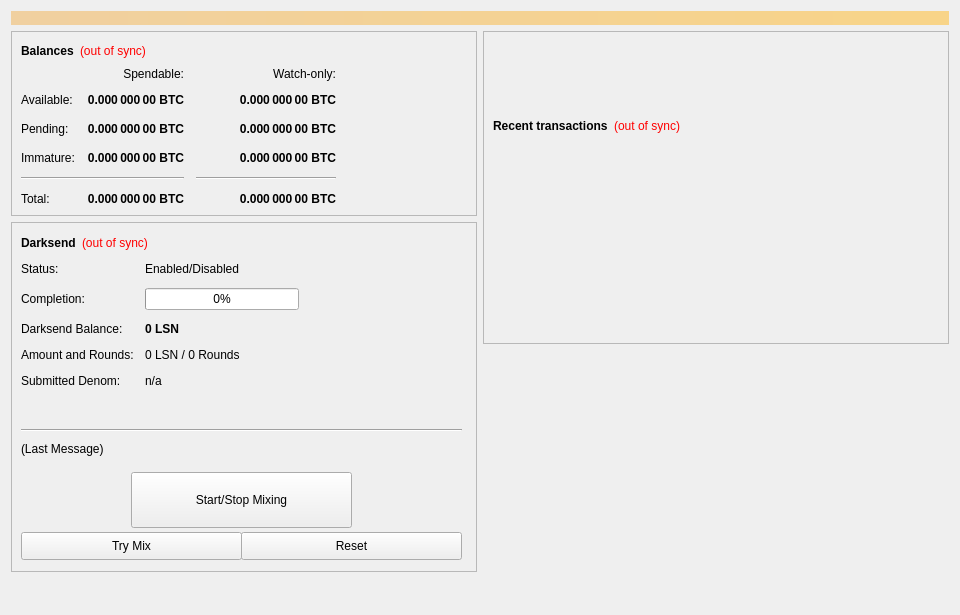
<?xml version="1.0" encoding="UTF-8"?>
<ui version="4.0">
 <class>OverviewPage</class>
 <widget class="QWidget" name="OverviewPage">
  <property name="geometry">
   <rect>
    <x>0</x>
    <y>0</y>
    <width>960</width>
    <height>615</height>
   </rect>
  </property>
  <property name="minimumSize">
   <size>
    <width>960</width>
    <height>0</height>
   </size>
  </property>
  <property name="windowTitle">
   <string>Form</string>
  </property>
  <layout class="QVBoxLayout" name="topLayout">
   <item>
    <widget class="QLabel" name="labelAlerts">
     <property name="visible">
      <bool>false</bool>
     </property>
     <property name="styleSheet">
      <string notr="true">background-color: qlineargradient(x1: 0, y1: 0, x2: 1, y2: 0, stop:0 #F0D0A0, stop:1 #F8D488); color:#000000;</string>
     </property>
     <property name="wordWrap">
      <bool>true</bool>
     </property>
     <property name="margin">
      <number>3</number>
     </property>
    </widget>
   </item>
   <item>
    <layout class="QHBoxLayout" name="horizontalLayout" stretch="1,1">
     <item>
      <layout class="QVBoxLayout" name="verticalLayout_2">
       <item>
        <widget class="QFrame" name="frame">
         <property name="frameShape">
          <enum>QFrame::StyledPanel</enum>
         </property>
         <property name="frameShadow">
          <enum>QFrame::Raised</enum>
         </property>
         <layout class="QVBoxLayout" name="verticalLayout_4">
          <item>
           <layout class="QHBoxLayout" name="horizontalLayout_4">
            <item>
             <widget class="QLabel" name="label_5">
              <property name="font">
               <font>
                <weight>75</weight>
                <bold>true</bold>
               </font>
              </property>
              <property name="text">
               <string>Balances</string>
              </property>
             </widget>
            </item>
            <item>
             <widget class="QLabel" name="labelWalletStatus">
              <property name="cursor">
               <cursorShape>WhatsThisCursor</cursorShape>
              </property>
              <property name="toolTip">
               <string>The displayed information may be out of date. Your wallet automatically synchronizes with the LSN network after a connection is established, but this process has not completed yet.</string>
              </property>
              <property name="styleSheet">
               <string notr="true">QLabel { color: red; }</string>
              </property>
              <property name="text">
               <string notr="true">(out of sync)</string>
              </property>
              <property name="alignment">
               <set>Qt::AlignLeading|Qt::AlignLeft|Qt::AlignVCenter</set>
              </property>
             </widget>
            </item>
            <item>
             <spacer name="horizontalSpacer_3">
              <property name="orientation">
               <enum>Qt::Horizontal</enum>
              </property>
              <property name="sizeHint" stdset="0">
               <size>
                <width>40</width>
                <height>20</height>
               </size>
              </property>
             </spacer>
            </item>
           </layout>
          </item>
          <item>
           <layout class="QGridLayout" name="gridLayout">
            <property name="spacing">
             <number>12</number>
            </property>
            <item row="2" column="2">
             <widget class="QLabel" name="labelWatchPending">
              <property name="font">
               <font>
                <weight>75</weight>
                <bold>true</bold>
               </font>
              </property>
              <property name="cursor">
               <cursorShape>IBeamCursor</cursorShape>
              </property>
              <property name="toolTip">
               <string>Unconfirmed transactions to watch-only addresses</string>
              </property>
              <property name="text">
               <string notr="true">0.000 000 00 BTC</string>
              </property>
              <property name="alignment">
               <set>Qt::AlignRight|Qt::AlignTrailing|Qt::AlignVCenter</set>
              </property>
              <property name="textInteractionFlags">
               <set>Qt::LinksAccessibleByMouse|Qt::TextSelectableByKeyboard|Qt::TextSelectableByMouse</set>
              </property>
             </widget>
            </item>
            <item row="2" column="1">
             <widget class="QLabel" name="labelUnconfirmed">
              <property name="font">
               <font>
                <weight>75</weight>
                <bold>true</bold>
               </font>
              </property>
              <property name="cursor">
               <cursorShape>IBeamCursor</cursorShape>
              </property>
              <property name="toolTip">
               <string>Total of transactions that have yet to be confirmed, and do not yet count toward the spendable balance</string>
              </property>
              <property name="text">
               <string notr="true">0.000 000 00 BTC</string>
              </property>
              <property name="alignment">
               <set>Qt::AlignRight|Qt::AlignTrailing|Qt::AlignVCenter</set>
              </property>
              <property name="textInteractionFlags">
               <set>Qt::LinksAccessibleByMouse|Qt::TextSelectableByKeyboard|Qt::TextSelectableByMouse</set>
              </property>
             </widget>
            </item>
            <item row="3" column="2">
             <widget class="QLabel" name="labelWatchImmature">
              <property name="font">
               <font>
                <weight>75</weight>
                <bold>true</bold>
               </font>
              </property>
              <property name="cursor">
               <cursorShape>IBeamCursor</cursorShape>
              </property>
              <property name="toolTip">
               <string>Staked or masternode rewards in watch-only addresses that has not yet matured</string>
              </property>
              <property name="text">
               <string notr="true">0.000 000 00 BTC</string>
              </property>
              <property name="alignment">
               <set>Qt::AlignRight|Qt::AlignTrailing|Qt::AlignVCenter</set>
              </property>
              <property name="textInteractionFlags">
               <set>Qt::LinksAccessibleByMouse|Qt::TextSelectableByKeyboard|Qt::TextSelectableByMouse</set>
              </property>
             </widget>
            </item>
            <item row="4" column="0" colspan="2">
             <widget class="Line" name="lineSpendableBalance">
              <property name="orientation">
               <enum>Qt::Horizontal</enum>
              </property>
             </widget>
            </item>
            <item row="4" column="2">
             <widget class="Line" name="lineWatchBalance">
              <property name="sizePolicy">
               <sizepolicy hsizetype="Preferred" vsizetype="Fixed">
                <horstretch>0</horstretch>
                <verstretch>0</verstretch>
               </sizepolicy>
              </property>
              <property name="minimumSize">
               <size>
                <width>140</width>
                <height>0</height>
               </size>
              </property>
              <property name="orientation">
               <enum>Qt::Horizontal</enum>
              </property>
             </widget>
            </item>
            <item row="5" column="0">
             <widget class="QLabel" name="labelTotalText">
              <property name="text">
               <string>Total:</string>
              </property>
             </widget>
            </item>
            <item row="3" column="1">
             <widget class="QLabel" name="labelImmature">
              <property name="font">
               <font>
                <weight>75</weight>
                <bold>true</bold>
               </font>
              </property>
              <property name="cursor">
               <cursorShape>IBeamCursor</cursorShape>
              </property>
              <property name="toolTip">
               <string>Staked or masternode rewards that has not yet matured</string>
              </property>
              <property name="text">
               <string notr="true">0.000 000 00 BTC</string>
              </property>
              <property name="alignment">
               <set>Qt::AlignRight|Qt::AlignTrailing|Qt::AlignVCenter</set>
              </property>
              <property name="textInteractionFlags">
               <set>Qt::LinksAccessibleByMouse|Qt::TextSelectableByKeyboard|Qt::TextSelectableByMouse</set>
              </property>
             </widget>
            </item>
            <item row="2" column="3">
             <spacer name="horizontalSpacer_2">
              <property name="orientation">
               <enum>Qt::Horizontal</enum>
              </property>
              <property name="sizeHint" stdset="0">
               <size>
                <width>40</width>
                <height>20</height>
               </size>
              </property>
             </spacer>
            </item>
            <item row="3" column="0">
             <widget class="QLabel" name="labelImmatureText">
              <property name="text">
               <string>Immature:</string>
              </property>
             </widget>
            </item>
            <item row="5" column="1">
             <widget class="QLabel" name="labelTotal">
              <property name="font">
               <font>
                <weight>75</weight>
                <bold>true</bold>
               </font>
              </property>
              <property name="cursor">
               <cursorShape>IBeamCursor</cursorShape>
              </property>
              <property name="toolTip">
               <string>Your current total balance</string>
              </property>
              <property name="text">
               <string notr="true">0.000 000 00 BTC</string>
              </property>
              <property name="alignment">
               <set>Qt::AlignRight|Qt::AlignTrailing|Qt::AlignVCenter</set>
              </property>
              <property name="textInteractionFlags">
               <set>Qt::LinksAccessibleByMouse|Qt::TextSelectableByKeyboard|Qt::TextSelectableByMouse</set>
              </property>
             </widget>
            </item>
            <item row="5" column="2">
             <widget class="QLabel" name="labelWatchTotal">
              <property name="font">
               <font>
                <weight>75</weight>
                <bold>true</bold>
               </font>
              </property>
              <property name="cursor">
               <cursorShape>IBeamCursor</cursorShape>
              </property>
              <property name="toolTip">
               <string>Current total balance in watch-only addresses</string>
              </property>
              <property name="text">
               <string notr="true">0.000 000 00 BTC</string>
              </property>
              <property name="alignment">
               <set>Qt::AlignRight|Qt::AlignTrailing|Qt::AlignVCenter</set>
              </property>
              <property name="textInteractionFlags">
               <set>Qt::LinksAccessibleByMouse|Qt::TextSelectableByKeyboard|Qt::TextSelectableByMouse</set>
              </property>
             </widget>
            </item>
            <item row="0" column="2">
             <widget class="QLabel" name="labelWatchonly">
              <property name="text">
               <string>Watch-only:</string>
              </property>
              <property name="alignment">
               <set>Qt::AlignRight|Qt::AlignTrailing|Qt::AlignVCenter</set>
              </property>
             </widget>
            </item>
            <item row="1" column="0">
             <widget class="QLabel" name="labelBalanceText">
              <property name="text">
               <string>Available:</string>
              </property>
             </widget>
            </item>
            <item row="1" column="1">
             <widget class="QLabel" name="labelBalance">
              <property name="font">
               <font>
                <weight>75</weight>
                <bold>true</bold>
               </font>
              </property>
              <property name="cursor">
               <cursorShape>IBeamCursor</cursorShape>
              </property>
              <property name="toolTip">
               <string>Your current spendable balance</string>
              </property>
              <property name="text">
               <string notr="true">0.000 000 00 BTC</string>
              </property>
              <property name="alignment">
               <set>Qt::AlignRight|Qt::AlignTrailing|Qt::AlignVCenter</set>
              </property>
              <property name="textInteractionFlags">
               <set>Qt::LinksAccessibleByMouse|Qt::TextSelectableByKeyboard|Qt::TextSelectableByMouse</set>
              </property>
             </widget>
            </item>
            <item row="1" column="2">
             <widget class="QLabel" name="labelWatchAvailable">
              <property name="font">
               <font>
                <weight>75</weight>
                <bold>true</bold>
               </font>
              </property>
              <property name="cursor">
               <cursorShape>IBeamCursor</cursorShape>
              </property>
              <property name="toolTip">
               <string>Your current balance in watch-only addresses</string>
              </property>
              <property name="text">
               <string notr="true">0.000 000 00 BTC</string>
              </property>
              <property name="alignment">
               <set>Qt::AlignRight|Qt::AlignTrailing|Qt::AlignVCenter</set>
              </property>
              <property name="textInteractionFlags">
               <set>Qt::LinksAccessibleByMouse|Qt::TextSelectableByKeyboard|Qt::TextSelectableByMouse</set>
              </property>
             </widget>
            </item>
            <item row="2" column="0">
             <widget class="QLabel" name="labelPendingText">
              <property name="text">
               <string>Pending:</string>
              </property>
             </widget>
            </item>
            <item row="0" column="1">
             <widget class="QLabel" name="labelSpendable">
              <property name="text">
               <string>Spendable:</string>
              </property>
              <property name="alignment">
               <set>Qt::AlignRight|Qt::AlignTrailing|Qt::AlignVCenter</set>
              </property>
             </widget>
            </item>
           </layout>
          </item>
         </layout>
        </widget>
       </item>
       <item>
        <widget class="QFrame" name="frameDarksend">
         <property name="minimumSize">
          <size>
           <width>0</width>
           <height>350</height>
          </size>
         </property>
         <property name="layoutDirection">
          <enum>Qt::LeftToRight</enum>
         </property>
         <property name="frameShape">
          <enum>QFrame::StyledPanel</enum>
         </property>
         <property name="frameShadow">
          <enum>QFrame::Raised</enum>
         </property>
         <widget class="QWidget" name="formLayoutWidget">
          <property name="geometry">
           <rect>
            <x>10</x>
            <y>40</y>
            <width>451</width>
            <height>161</height>
           </rect>
          </property>
          <layout class="QFormLayout" name="formLayout">
           <property name="fieldGrowthPolicy">
            <enum>QFormLayout::AllNonFixedFieldsGrow</enum>
           </property>
           <property name="horizontalSpacing">
            <number>11</number>
           </property>
           <property name="verticalSpacing">
            <number>12</number>
           </property>
           <item row="0" column="0">
            <widget class="QLabel" name="label_6">
             <property name="text">
              <string>Status:</string>
             </property>
            </widget>
           </item>
           <item row="1" column="0">
            <widget class="QLabel" name="label_7">
             <property name="text">
              <string>Completion:</string>
             </property>
            </widget>
           </item>
           <item row="1" column="1">
            <widget class="QProgressBar" name="DarksendProgress">
             <property name="maximumSize">
              <size>
               <width>154</width>
               <height>16777215</height>
              </size>
             </property>
             <property name="value">
              <number>0</number>
             </property>
            </widget>
           </item>
           <item row="2" column="0">
            <widget class="QLabel" name="labelAnonymizedText">
             <property name="text">
              <string>Darksend Balance:</string>
             </property>
            </widget>
           </item>
           <item row="2" column="1">
            <widget class="QLabel" name="labelAnonymized">
             <property name="font">
              <font>
               <weight>75</weight>
               <bold>true</bold>
              </font>
             </property>
             <property name="text">
              <string notr="true">0 LSN</string>
             </property>
            </widget>
           </item>
           <item row="3" column="0">
            <widget class="QLabel" name="label_8">
             <property name="text">
              <string>Amount and Rounds:</string>
             </property>
            </widget>
           </item>
           <item row="3" column="1">
            <widget class="QLabel" name="labelAmountRounds">
             <property name="text">
              <string>0 LSN / 0 Rounds</string>
             </property>
            </widget>
           </item>
           <item row="4" column="0">
            <widget class="QLabel" name="label_9">
             <property name="text">
              <string>Submitted Denom:</string>
             </property>
            </widget>
           </item>
           <item row="4" column="1">
            <widget class="QLabel" name="labelSubmittedDenom">
             <property name="toolTip">
              <string>The denominations you submitted to the Masternode.&lt;br&gt;To mix, other users must submit the exact same denominations.</string>
             </property>
             <property name="text">
              <string>n/a</string>
             </property>
            </widget>
           </item>
           <item row="0" column="1">
            <widget class="QLabel" name="DarksendEnabled">
             <property name="text">
              <string>Enabled/Disabled</string>
             </property>
            </widget>
           </item>
          </layout>
         </widget>
         <widget class="QPushButton" name="runAutoDenom">
          <property name="geometry">
           <rect>
            <x>251</x>
            <y>17</y>
            <width>1</width>
            <height>1</height>
           </rect>
          </property>
          <property name="palette">
           <palette>
            <active>
             <colorrole role="WindowText">
              <brush brushstyle="SolidPattern">
               <color alpha="255">
                <red>0</red>
                <green>0</green>
                <blue>0</blue>
               </color>
              </brush>
             </colorrole>
             <colorrole role="Button">
              <brush brushstyle="SolidPattern">
               <color alpha="255">
                <red>239</red>
                <green>238</green>
                <blue>238</blue>
               </color>
              </brush>
             </colorrole>
             <colorrole role="Light">
              <brush brushstyle="SolidPattern">
               <color alpha="255">
                <red>255</red>
                <green>255</green>
                <blue>255</blue>
               </color>
              </brush>
             </colorrole>
             <colorrole role="Midlight">
              <brush brushstyle="SolidPattern">
               <color alpha="255">
                <red>247</red>
                <green>246</green>
                <blue>246</blue>
               </color>
              </brush>
             </colorrole>
             <colorrole role="Dark">
              <brush brushstyle="SolidPattern">
               <color alpha="255">
                <red>119</red>
                <green>119</green>
                <blue>119</blue>
               </color>
              </brush>
             </colorrole>
             <colorrole role="Mid">
              <brush brushstyle="SolidPattern">
               <color alpha="255">
                <red>159</red>
                <green>159</green>
                <blue>159</blue>
               </color>
              </brush>
             </colorrole>
             <colorrole role="Text">
              <brush brushstyle="SolidPattern">
               <color alpha="255">
                <red>0</red>
                <green>0</green>
                <blue>0</blue>
               </color>
              </brush>
             </colorrole>
             <colorrole role="BrightText">
              <brush brushstyle="SolidPattern">
               <color alpha="255">
                <red>255</red>
                <green>255</green>
                <blue>255</blue>
               </color>
              </brush>
             </colorrole>
             <colorrole role="ButtonText">
              <brush brushstyle="SolidPattern">
               <color alpha="255">
                <red>0</red>
                <green>0</green>
                <blue>0</blue>
               </color>
              </brush>
             </colorrole>
             <colorrole role="Base">
              <brush brushstyle="SolidPattern">
               <color alpha="255">
                <red>255</red>
                <green>255</green>
                <blue>255</blue>
               </color>
              </brush>
             </colorrole>
             <colorrole role="Window">
              <brush brushstyle="SolidPattern">
               <color alpha="255">
                <red>239</red>
                <green>238</green>
                <blue>238</blue>
               </color>
              </brush>
             </colorrole>
             <colorrole role="Shadow">
              <brush brushstyle="SolidPattern">
               <color alpha="255">
                <red>0</red>
                <green>0</green>
                <blue>0</blue>
               </color>
              </brush>
             </colorrole>
             <colorrole role="AlternateBase">
              <brush brushstyle="SolidPattern">
               <color alpha="255">
                <red>247</red>
                <green>246</green>
                <blue>246</blue>
               </color>
              </brush>
             </colorrole>
             <colorrole role="ToolTipBase">
              <brush brushstyle="SolidPattern">
               <color alpha="255">
                <red>255</red>
                <green>255</green>
                <blue>220</blue>
               </color>
              </brush>
             </colorrole>
             <colorrole role="ToolTipText">
              <brush brushstyle="SolidPattern">
               <color alpha="255">
                <red>0</red>
                <green>0</green>
                <blue>0</blue>
               </color>
              </brush>
             </colorrole>
            </active>
            <inactive>
             <colorrole role="WindowText">
              <brush brushstyle="SolidPattern">
               <color alpha="255">
                <red>0</red>
                <green>0</green>
                <blue>0</blue>
               </color>
              </brush>
             </colorrole>
             <colorrole role="Button">
              <brush brushstyle="SolidPattern">
               <color alpha="255">
                <red>239</red>
                <green>238</green>
                <blue>238</blue>
               </color>
              </brush>
             </colorrole>
             <colorrole role="Light">
              <brush brushstyle="SolidPattern">
               <color alpha="255">
                <red>255</red>
                <green>255</green>
                <blue>255</blue>
               </color>
              </brush>
             </colorrole>
             <colorrole role="Midlight">
              <brush brushstyle="SolidPattern">
               <color alpha="255">
                <red>247</red>
                <green>246</green>
                <blue>246</blue>
               </color>
              </brush>
             </colorrole>
             <colorrole role="Dark">
              <brush brushstyle="SolidPattern">
               <color alpha="255">
                <red>119</red>
                <green>119</green>
                <blue>119</blue>
               </color>
              </brush>
             </colorrole>
             <colorrole role="Mid">
              <brush brushstyle="SolidPattern">
               <color alpha="255">
                <red>159</red>
                <green>159</green>
                <blue>159</blue>
               </color>
              </brush>
             </colorrole>
             <colorrole role="Text">
              <brush brushstyle="SolidPattern">
               <color alpha="255">
                <red>0</red>
                <green>0</green>
                <blue>0</blue>
               </color>
              </brush>
             </colorrole>
             <colorrole role="BrightText">
              <brush brushstyle="SolidPattern">
               <color alpha="255">
                <red>255</red>
                <green>255</green>
                <blue>255</blue>
               </color>
              </brush>
             </colorrole>
             <colorrole role="ButtonText">
              <brush brushstyle="SolidPattern">
               <color alpha="255">
                <red>0</red>
                <green>0</green>
                <blue>0</blue>
               </color>
              </brush>
             </colorrole>
             <colorrole role="Base">
              <brush brushstyle="SolidPattern">
               <color alpha="255">
                <red>255</red>
                <green>255</green>
                <blue>255</blue>
               </color>
              </brush>
             </colorrole>
             <colorrole role="Window">
              <brush brushstyle="SolidPattern">
               <color alpha="255">
                <red>239</red>
                <green>238</green>
                <blue>238</blue>
               </color>
              </brush>
             </colorrole>
             <colorrole role="Shadow">
              <brush brushstyle="SolidPattern">
               <color alpha="255">
                <red>0</red>
                <green>0</green>
                <blue>0</blue>
               </color>
              </brush>
             </colorrole>
             <colorrole role="AlternateBase">
              <brush brushstyle="SolidPattern">
               <color alpha="255">
                <red>247</red>
                <green>246</green>
                <blue>246</blue>
               </color>
              </brush>
             </colorrole>
             <colorrole role="ToolTipBase">
              <brush brushstyle="SolidPattern">
               <color alpha="255">
                <red>255</red>
                <green>255</green>
                <blue>220</blue>
               </color>
              </brush>
             </colorrole>
             <colorrole role="ToolTipText">
              <brush brushstyle="SolidPattern">
               <color alpha="255">
                <red>0</red>
                <green>0</green>
                <blue>0</blue>
               </color>
              </brush>
             </colorrole>
            </inactive>
            <disabled>
             <colorrole role="WindowText">
              <brush brushstyle="SolidPattern">
               <color alpha="255">
                <red>119</red>
                <green>119</green>
                <blue>119</blue>
               </color>
              </brush>
             </colorrole>
             <colorrole role="Button">
              <brush brushstyle="SolidPattern">
               <color alpha="255">
                <red>239</red>
                <green>238</green>
                <blue>238</blue>
               </color>
              </brush>
             </colorrole>
             <colorrole role="Light">
              <brush brushstyle="SolidPattern">
               <color alpha="255">
                <red>255</red>
                <green>255</green>
                <blue>255</blue>
               </color>
              </brush>
             </colorrole>
             <colorrole role="Midlight">
              <brush brushstyle="SolidPattern">
               <color alpha="255">
                <red>247</red>
                <green>246</green>
                <blue>246</blue>
               </color>
              </brush>
             </colorrole>
             <colorrole role="Dark">
              <brush brushstyle="SolidPattern">
               <color alpha="255">
                <red>119</red>
                <green>119</green>
                <blue>119</blue>
               </color>
              </brush>
             </colorrole>
             <colorrole role="Mid">
              <brush brushstyle="SolidPattern">
               <color alpha="255">
                <red>159</red>
                <green>159</green>
                <blue>159</blue>
               </color>
              </brush>
             </colorrole>
             <colorrole role="Text">
              <brush brushstyle="SolidPattern">
               <color alpha="255">
                <red>119</red>
                <green>119</green>
                <blue>119</blue>
               </color>
              </brush>
             </colorrole>
             <colorrole role="BrightText">
              <brush brushstyle="SolidPattern">
               <color alpha="255">
                <red>255</red>
                <green>255</green>
                <blue>255</blue>
               </color>
              </brush>
             </colorrole>
             <colorrole role="ButtonText">
              <brush brushstyle="SolidPattern">
               <color alpha="255">
                <red>119</red>
                <green>119</green>
                <blue>119</blue>
               </color>
              </brush>
             </colorrole>
             <colorrole role="Base">
              <brush brushstyle="SolidPattern">
               <color alpha="255">
                <red>239</red>
                <green>238</green>
                <blue>238</blue>
               </color>
              </brush>
             </colorrole>
             <colorrole role="Window">
              <brush brushstyle="SolidPattern">
               <color alpha="255">
                <red>239</red>
                <green>238</green>
                <blue>238</blue>
               </color>
              </brush>
             </colorrole>
             <colorrole role="Shadow">
              <brush brushstyle="SolidPattern">
               <color alpha="255">
                <red>0</red>
                <green>0</green>
                <blue>0</blue>
               </color>
              </brush>
             </colorrole>
             <colorrole role="AlternateBase">
              <brush brushstyle="SolidPattern">
               <color alpha="255">
                <red>239</red>
                <green>238</green>
                <blue>238</blue>
               </color>
              </brush>
             </colorrole>
             <colorrole role="ToolTipBase">
              <brush brushstyle="SolidPattern">
               <color alpha="255">
                <red>255</red>
                <green>255</green>
                <blue>220</blue>
               </color>
              </brush>
             </colorrole>
             <colorrole role="ToolTipText">
              <brush brushstyle="SolidPattern">
               <color alpha="255">
                <red>0</red>
                <green>0</green>
                <blue>0</blue>
               </color>
              </brush>
             </colorrole>
            </disabled>
           </palette>
          </property>
          <property name="focusPolicy">
           <enum>Qt::NoFocus</enum>
          </property>
          <property name="autoFillBackground">
           <bool>true</bool>
          </property>
          <property name="text">
           <string/>
          </property>
          <property name="flat">
           <bool>true</bool>
          </property>
         </widget>
         <widget class="QPushButton" name="toggleDarksend">
          <property name="geometry">
           <rect>
            <x>120</x>
            <y>250</y>
            <width>221</width>
            <height>56</height>
           </rect>
          </property>
          <property name="sizePolicy">
           <sizepolicy hsizetype="MinimumExpanding" vsizetype="Fixed">
            <horstretch>0</horstretch>
            <verstretch>0</verstretch>
           </sizepolicy>
          </property>
          <property name="text">
           <string>Start/Stop Mixing</string>
          </property>
         </widget>
         <widget class="Line" name="lineLastMessage">
          <property name="geometry">
           <rect>
            <x>10</x>
            <y>200</y>
            <width>441</width>
            <height>16</height>
           </rect>
          </property>
          <property name="orientation">
           <enum>Qt::Horizontal</enum>
          </property>
         </widget>
         <widget class="QLabel" name="DarksendStatus">
          <property name="geometry">
           <rect>
            <x>10</x>
            <y>220</y>
            <width>451</width>
            <height>61</height>
           </rect>
          </property>
          <property name="minimumSize">
           <size>
            <width>288</width>
            <height>43</height>
           </size>
          </property>
          <property name="text">
           <string>(Last Message)</string>
          </property>
          <property name="alignment">
           <set>Qt::AlignLeading|Qt::AlignLeft|Qt::AlignTop</set>
          </property>
          <property name="wordWrap">
           <bool>true</bool>
          </property>
         </widget>
         <widget class="QPushButton" name="DarksendAuto">
          <property name="geometry">
           <rect>
            <x>10</x>
            <y>310</y>
            <width>221</width>
            <height>28</height>
           </rect>
          </property>
          <property name="sizePolicy">
           <sizepolicy hsizetype="MinimumExpanding" vsizetype="Fixed">
            <horstretch>0</horstretch>
            <verstretch>0</verstretch>
           </sizepolicy>
          </property>
          <property name="toolTip">
           <string>Try to manually submit a Darksend request.</string>
          </property>
          <property name="text">
           <string>Try Mix</string>
          </property>
         </widget>
         <widget class="QPushButton" name="DarksendReset">
          <property name="geometry">
           <rect>
            <x>230</x>
            <y>310</y>
            <width>221</width>
            <height>28</height>
           </rect>
          </property>
          <property name="sizePolicy">
           <sizepolicy hsizetype="MinimumExpanding" vsizetype="Fixed">
            <horstretch>0</horstretch>
            <verstretch>0</verstretch>
           </sizepolicy>
          </property>
          <property name="toolTip">
           <string>Reset the current status of Darksend (can interrupt Darksend if it's in the process of Mixing, which can cost you money!)</string>
          </property>
          <property name="autoFillBackground">
           <bool>false</bool>
          </property>
          <property name="text">
           <string>Reset</string>
          </property>
         </widget>
         <widget class="QWidget" name="layoutWidget">
          <property name="geometry">
           <rect>
            <x>10</x>
            <y>10</y>
            <width>431</width>
            <height>22</height>
           </rect>
          </property>
          <layout class="QHBoxLayout" name="horizontalLayout_5">
           <item>
            <widget class="QLabel" name="label_2">
             <property name="font">
              <font>
               <weight>75</weight>
               <bold>true</bold>
              </font>
             </property>
             <property name="text">
              <string>Darksend</string>
             </property>
            </widget>
           </item>
           <item>
            <widget class="QLabel" name="labelDarksendSyncStatus">
             <property name="toolTip">
              <string>The displayed information may be out of date. Your wallet automatically synchronizes with the LSN network after a connection is established, but this process has not completed yet.</string>
             </property>
             <property name="styleSheet">
              <string notr="true">QLabel { color: red; }</string>
             </property>
             <property name="text">
              <string notr="true">(out of sync)</string>
             </property>
             <property name="alignment">
              <set>Qt::AlignLeading|Qt::AlignLeft|Qt::AlignVCenter</set>
             </property>
            </widget>
           </item>
           <item>
            <spacer name="horizontalSpacer_4">
             <property name="orientation">
              <enum>Qt::Horizontal</enum>
             </property>
             <property name="sizeHint" stdset="0">
              <size>
               <width>40</width>
               <height>20</height>
              </size>
             </property>
            </spacer>
           </item>
          </layout>
         </widget>
        </widget>
       </item>
       <item>
        <spacer name="verticalSpacer">
         <property name="orientation">
          <enum>Qt::Vertical</enum>
         </property>
         <property name="sizeHint" stdset="0">
          <size>
           <width>20</width>
           <height>40</height>
          </size>
         </property>
        </spacer>
       </item>
      </layout>
     </item>
     <item>
      <layout class="QVBoxLayout" name="verticalLayout_3">
       <item>
        <widget class="QFrame" name="frame_2">
         <property name="frameShape">
          <enum>QFrame::StyledPanel</enum>
         </property>
         <property name="frameShadow">
          <enum>QFrame::Raised</enum>
         </property>
         <layout class="QVBoxLayout" name="verticalLayout">
          <item>
           <spacer name="verticalSpacer_3">
            <property name="orientation">
             <enum>Qt::Vertical</enum>
            </property>
            <property name="sizeType">
             <enum>QSizePolicy::Fixed</enum>
            </property>
            <property name="sizeHint" stdset="0">
             <size>
              <width>20</width>
              <height>75</height>
             </size>
            </property>
           </spacer>
          </item>
          <item>
           <layout class="QHBoxLayout" name="horizontalLayout_2">
            <item>
             <widget class="QLabel" name="label_4">
              <property name="font">
               <font>
                <weight>75</weight>
                <bold>true</bold>
               </font>
              </property>
              <property name="text">
               <string>Recent transactions</string>
              </property>
             </widget>
            </item>
            <item>
             <widget class="QLabel" name="labelTransactionsStatus">
              <property name="cursor">
               <cursorShape>WhatsThisCursor</cursorShape>
              </property>
              <property name="toolTip">
               <string>The displayed information may be out of date. Your wallet automatically synchronizes with the LSN network after a connection is established, but this process has not completed yet.</string>
              </property>
              <property name="styleSheet">
               <string notr="true">QLabel { color: red; }</string>
              </property>
              <property name="text">
               <string notr="true">(out of sync)</string>
              </property>
              <property name="alignment">
               <set>Qt::AlignRight|Qt::AlignTrailing|Qt::AlignVCenter</set>
              </property>
             </widget>
            </item>
            <item>
             <spacer name="horizontalSpacer">
              <property name="orientation">
               <enum>Qt::Horizontal</enum>
              </property>
              <property name="sizeHint" stdset="0">
               <size>
                <width>40</width>
                <height>20</height>
               </size>
              </property>
             </spacer>
            </item>
           </layout>
          </item>
          <item>
           <widget class="QListView" name="listTransactions">
            <property name="styleSheet">
             <string notr="true">QListView { background: transparent; }</string>
            </property>
            <property name="frameShape">
             <enum>QFrame::NoFrame</enum>
            </property>
            <property name="verticalScrollBarPolicy">
             <enum>Qt::ScrollBarAlwaysOff</enum>
            </property>
            <property name="horizontalScrollBarPolicy">
             <enum>Qt::ScrollBarAlwaysOff</enum>
            </property>
            <property name="selectionMode">
             <enum>QAbstractItemView::NoSelection</enum>
            </property>
           </widget>
          </item>
         </layout>
        </widget>
       </item>
       <item>
        <spacer name="verticalSpacer_2">
         <property name="orientation">
          <enum>Qt::Vertical</enum>
         </property>
         <property name="sizeType">
          <enum>QSizePolicy::Expanding</enum>
         </property>
         <property name="sizeHint" stdset="0">
          <size>
           <width>20</width>
           <height>40</height>
          </size>
         </property>
        </spacer>
       </item>
      </layout>
     </item>
    </layout>
   </item>
  </layout>
 </widget>
 <resources/>
 <connections/>
</ui>
